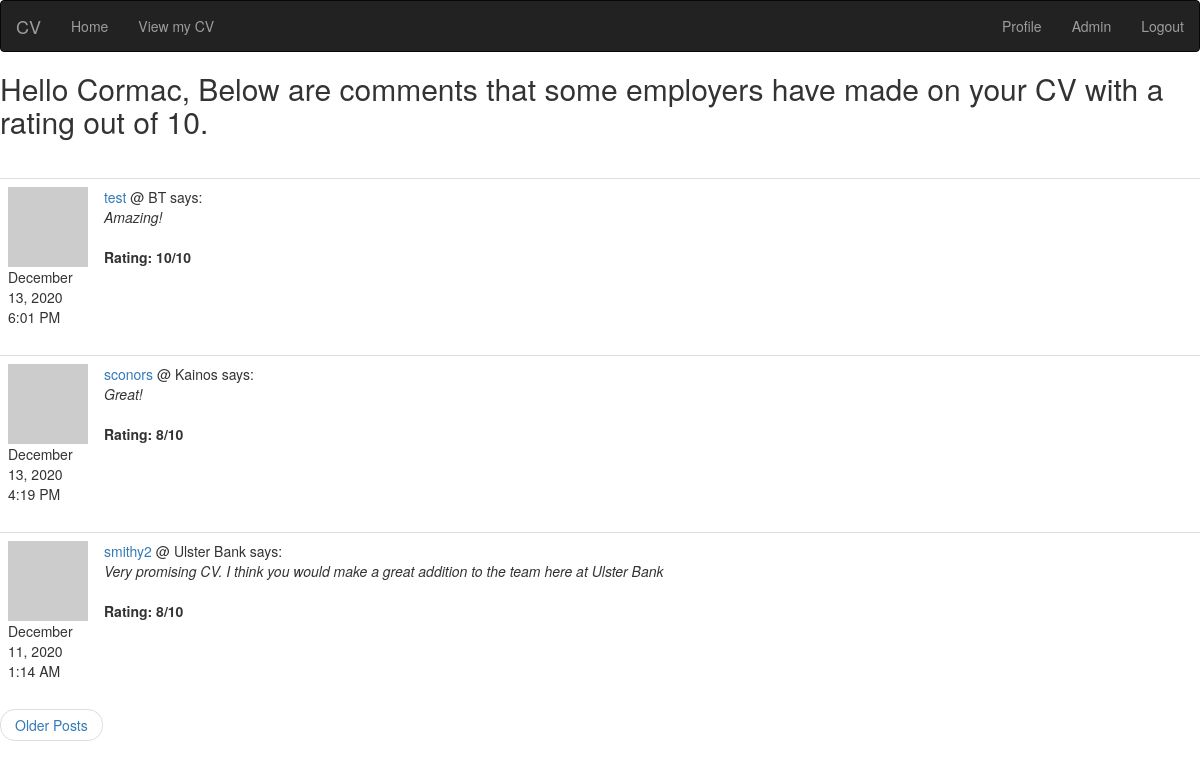
The app's page /index (signed in) with its own data.
### app/models.py (models this page shows, shortened)
class User(UserMixin, db.Model):
    id = db.Column(db.Integer, primary_key=True)
    first_name = db.Column(db.String(64), index=True)
    last_name = db.Column(db.String(64), index=True)
    username = db.Column(db.String(64), index=True, unique=True)
    company = db.Column(db.String(64), index=True)
    contact_no = db.Column(db.Integer(), index=True)
    email = db.Column(db.String(120), index=True, unique=True)
    password_hash = db.Column(db.String(128))
    about_me = db.Column(db.String(140))
    is_admin = db.Column(db.Boolean, default=False)
    views = db.Column(db.Integer(), default= 0)
    downloads = db.Column(db.Integer(), default = 0)
    last_seen = db.Column(db.DateTime, default= datetime.utcnow)
    posts = db.relationship('Post', backref='author', lazy='dynamic')
    @login.user_loader
    def load_user(id):
        return User.query.get(int(id))
    def avatar(self, size):
        digest = md5(self.email.lower().encode('utf-8')).hexdigest()
        return  'https://www.gravatar.com/avatar/{}?d=identicon&s={}'.format(digest, size)

class Post(db.Model):
    id = db.Column(db.Integer, primary_key=True)
    body = db.Column(db.Text)
    rating = db.Column(db.Integer)
    timestamp = db.Column(db.DateTime(), index=True,
    default = datetime.utcnow)
    user_id = db.Column(db.Integer, db.ForeignKey('user.id'))

### app/routes.py (the view)
@app.route('/')
@app.route('/index')
def index():
    page = request.args.get('page', 1, type=int)
    posts = Post.query.order_by(Post.timestamp.desc()).paginate(
        page, app.config['POSTS_PER_PAGE'], False)
    next_url = url_for('index', page=posts.next_num) \
        if posts.has_next else None
    prev_url = url_for('index', page=posts.prev_num) \
        if posts.has_prev else None
    return render_template("index.html", title='Index', user=user, posts=posts.items, next_url=next_url, prev_url=prev_url)

### app/routes.py (called while the page is built)
@app.before_request
def before_request():
    if current_user.is_authenticated:
        current_user.last_seen = datetime.utcnow()
        db.session.commit()

@app.context_processor              #Needed to return total views and downloads to admin/index.html template. Although
def total_count():                  #this code will inject the two returned variables to all templates, it will only show on
    users = User.query.all()        #on the admin/index template as that is where I have referenced them.
    view_total = 0
    for u in users:                     #This function querys all users in db, iterates through views & downloads of each
        view_total+= u.views            #and adds that value to the total views/downloads variables.
    download_total = 0
    for z in users:
        download_total+= z.downloads
    return dict(view_total=view_total, download_total=download_total)

### app/templates/index.html
{% extends "base.html" %}
{% block content %}
        {% if current_user.is_anonymous %}
        {% include 'notLogged.html' %}
        {% elif current_user.is_authenticated and current_user.is_admin %}
        {% include 'loggedAdmin.html' %}
        {% else %}
        {% include 'loggedIndex.html' %}
        {% endif %}
{% endblock %}

### app/templates/loggedAdmin.html (shortened to what this page needs)
{% if not posts %}
<h2>Hello {{ current_user.first_name }}, no-one has reviewed your CV, yet....</h2>
{% else %}
<h2> Hello {{ current_user.first_name }}, Below are comments that some employers have made on your CV with a rating out of 10. </h2>
<br>
<br>
    {% for post in posts %}
      {% include "_post.html" %}
    {% endfor %}
    <ul class="pager">
    {% if next_url %}
    <li class="previous"><a href="{{ next_url }}">Older Posts</a> </li>
    </ul>
    {% endif %}
    {% endif %}

### app/templates/_post.html
<table class="table table-hover">
    <tr>
        <td width="70px">
            <a href="{{ url_for('user', username=post.author.username) }}">
                <img src="{{ post.author.avatar(70) }}" />
            </a>
            {{ moment(post.timestamp).format('LLL') }}
        </td>
        <td>
            <a href="{{ url_for('user', username=post.author.username) }}">
                {{ post.author.username }} </a> @ {{ post.author.company }}
            says:
            <br>
            <em>{{ post.body }} </em><br> <br>
            <strong>Rating: {{ post.rating }}/10 </strong>
        </td>
    </tr>
</table>

### app/static/style.css (style rules this page uses)
h2 { margin: auto; }
#work h1, h2 { text-align: left; }

### records on screen
User: first_name "Cormac"
Post: timestamp "December 13, 2020 6:01 PM", author.username "test", author.company "BT", body "Amazing!", rating "10"
Post: timestamp "December 13, 2020 4:19 PM", author.username "sconors", author.company "Kainos", body "Great!", rating "8"
Post: timestamp "December 11, 2020 1:14 AM", author.username "smithy2", author.company "Ulster Bank", body "Very promising CV. I think you would make a great addition to the team here at Ulster Bank", rating "8"
